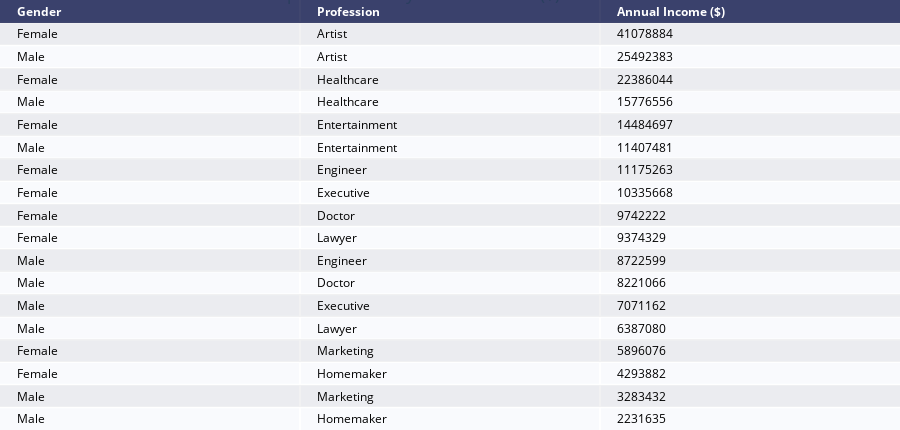
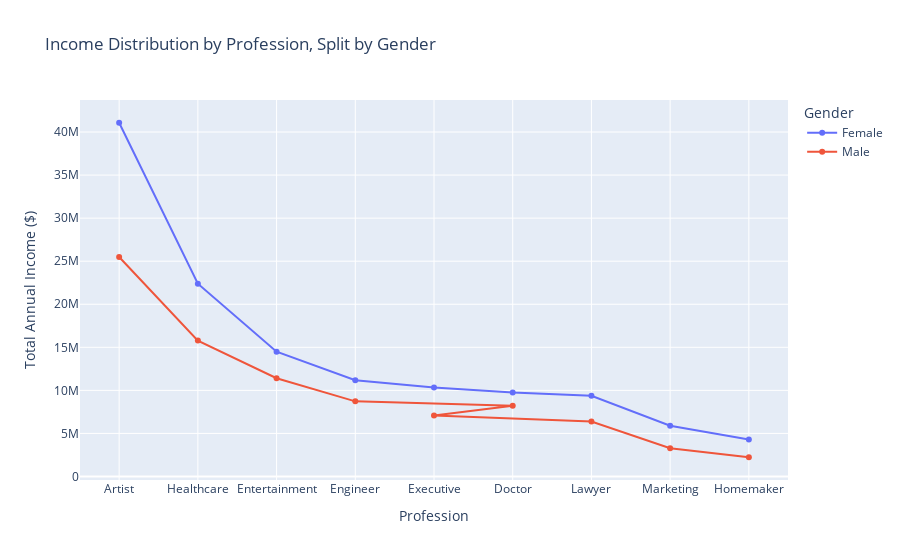

Notebook code cell kept with these figures, in order:
### Code cell
import plotly.graph_objects as go
import plotly.figure_factory as ff

Top = (
    df.groupby(["Gender", "Profession"])["Annual Income ($)"]
    .sum()
    .reset_index()
    .sort_values(by="Annual Income ($)", ascending=False)
)
fig = ff.create_table(Top, height_constant=20)
fig.update_layout(title_text="Top Professions by Annual Income ($)", title_x=0.3)
fig.show()


# ---  showing distribution of income based on gender- for some professions ---

# fig2 = go.Figure()
# fig2.add_trace(go.Scatter(x=Top['Gender','Profession'], y=Top['Annual Income ($)'], mode='lines', name='Income Distribution'))
# fig2.update_layout(title='Income Distribution by gender for Top Professions', xaxis_title='Gender', yaxis_title='Annual Income ($)')
# fig2.show()

# fig2 = go.Figure()
# fig2.add_trace(go.Scatter(x=Top['Gender','Profession'], y=Top['Annual Income ($)'], mode='lines', name='Income Distribution'))
# fig2.update_layout(title='Income Distribution by gender for Top Professions', xaxis_title='Gender', yaxis_title='Annual Income ($)')
# fig2.show()


fig = px.line(
    Top,
    x="Profession",  # X-axis will be professions
    y="Annual Income ($)",  # Y-axis will be income
    color="Gender",  # Separate lines by gender and color them
    title="Income Distribution by Profession, Split by Gender",
    labels={"Annual Income ($)": "Total Annual Income ($)", "Profession": "Profession"},
)

fig.update_traces(
    mode="lines+markers"
)  # Add markers to make individual professions clear
fig.update_layout(hovermode="x unified")  # For a cleaner hover experience

fig.show()

### Figure 1 — Plotly figure (JSON) as saved in the notebook; plotly's stock layout.template omitted (floating-point values rounded to 4 significant figures)
{"data": [{"colorscale": [[0, "#00083e"], [0.5, "#ededee"], [1, "#ffffff"]], "hoverinfo": "none", "opacity": 0.75, "showscale": false, "type": "heatmap", "z": [[0, 0, 0], [0.5, 0.5, 0.5], [1, 1, 1], [0.5, 0.5, 0.5], [1, 1, 1], [0.5, 0.5, 0.5], [1, 1, 1], [0.5, 0.5, 0.5], [1, 1, 1], [0.5, 0.5, 0.5], [1, 1, 1], [0.5, 0.5, 0.5], [1, 1, 1], [0.5, 0.5, 0.5], [1, 1, 1], [0.5, 0.5, 0.5], [1, 1, 1], [0.5, 0.5, 0.5], [1, 1, 1]]}], "layout": {"annotations": [{"align": "left", "font": {"color": "#ffffff"}, "showarrow": false, "text": "<b>Gender</b>", "x": -0.45, "xanchor": "left", "xref": "x", "y": 0, "yref": "y"}, {"align": "left", "font": {"color": "#ffffff"}, "showarrow": false, "text": "<b>Profession</b>", "x": 0.55, "xanchor": "left", "xref": "x", "y": 0, "yref": "y"}, {"align": "left", "font": {"color": "#ffffff"}, "showarrow": false, "text": "<b>Annual Income ($)</b>", "x": 1.55, "xanchor": "left", "xref": "x", "y": 0, "yref": "y"}, {"align": "left", "font": {"color": "#000000"}, "showarrow": false, "text": "Female", "x": -0.45, "xanchor": "left", "xref": "x", "y": 1, "yref": "y"}, {"align": "left", "font": {"color": "#000000"}, "showarrow": false, "text": "Artist", "x": 0.55, "xanchor": "left", "xref": "x", "y": 1, "yref": "y"}, {"align": "left", "font": {"color": "#000000"}, "showarrow": false, "text": "41078884", "x": 1.55, "xanchor": "left", "xref": "x", "y": 1, "yref": "y"}, {"align": "left", "font": {"color": "#000000"}, "showarrow": false, "text": "Male", "x": -0.45, "xanchor": "left", "xref": "x", "y": 2, "yref": "y"}, {"align": "left", "font": {"color": "#000000"}, "showarrow": false, "text": "Artist", "x": 0.55, "xanchor": "left", "xref": "x", "y": 2, "yref": "y"}, {"align": "left", "font": {"color": "#000000"}, "showarrow": false, "text": "25492383", "x": 1.55, "xanchor": "left", "xref": "x", "y": 2, "yref": "y"}, {"align": "left", "font": {"color": "#000000"}, "showarrow": false, "text": "Female", "x": -0.45, "xanchor": "left", "xref": "x", "y": 3, "yref": "y"}, {"align": "left", "font": {"color": "#000000"}, "showarrow": false, "text": "Healthcare", "x": 0.55, "xanchor": "left", "xref": "x", "y": 3, "yref": "y"}, {"align": "left", "font": {"color": "#000000"}, "showarrow": false, "text": "22386044", "x": 1.55, "xanchor": "left", "xref": "x", "y": 3, "yref": "y"}, {"align": "left", "font": {"color": "#000000"}, "showarrow": false, "text": "Male", "x": -0.45, "xanchor": "left", "xref": "x", "y": 4, "yref": "y"}, {"align": "left", "font": {"color": "#000000"}, "showarrow": false, "text": "Healthcare", "x": 0.55, "xanchor": "left", "xref": "x", "y": 4, "yref": "y"}, {"align": "left", "font": {"color": "#000000"}, "showarrow": false, "text": "15776556", "x": 1.55, "xanchor": "left", "xref": "x", "y": 4, "yref": "y"}, {"align": "left", "font": {"color": "#000000"}, "showarrow": false, "text": "Female", "x": -0.45, "xanchor": "left", "xref": "x", "y": 5, "yref": "y"}, {"align": "left", "font": {"color": "#000000"}, "showarrow": false, "text": "Entertainment", "x": 0.55, "xanchor": "left", "xref": "x", "y": 5, "yref": "y"}, {"align": "left", "font": {"color": "#000000"}, "showarrow": false, "text": "14484697", "x": 1.55, "xanchor": "left", "xref": "x", "y": 5, "yref": "y"}, {"align": "left", "font": {"color": "#000000"}, "showarrow": false, "text": "Male", "x": -0.45, "xanchor": "left", "xref": "x", "y": 6, "yref": "y"}, {"align": "left", "font": {"color": "#000000"}, "showarrow": false, "text": "Entertainment", "x": 0.55, "xanchor": "left", "xref": "x", "y": 6, "yref": "y"}, {"align": "left", "font": {"color": "#000000"}, "showarrow": false, "text": "11407481", "x": 1.55, "xanchor": "left", "xref": "x", "y": 6, "yref": "y"}, {"align": "left", "font": {"color": "#000000"}, "showarrow": false, "text": "Female", "x": -0.45, "xanchor": "left", "xref": "x", "y": 7, "yref": "y"}, {"align": "left", "font": {"color": "#000000"}, "showarrow": false, "text": "Engineer", "x": 0.55, "xanchor": "left", "xref": "x", "y": 7, "yref": "y"}, {"align": "left", "font": {"color": "#000000"}, "showarrow": false, "text": "11175263", "x": 1.55, "xanchor": "left", "xref": "x", "y": 7, "yref": "y"}, {"align": "left", "font": {"color": "#000000"}, "showarrow": false, "text": "Female", "x": -0.45, "xanchor": "left", "xref": "x", "y": 8, "yref": "y"}, {"align": "left", "font": {"color": "#000000"}, "showarrow": false, "text": "Executive", "x": 0.55, "xanchor": "left", "xref": "x", "y": 8, "yref": "y"}, {"align": "left", "font": {"color": "#000000"}, "showarrow": false, "text": "10335668", "x": 1.55, "xanchor": "left", "xref": "x", "y": 8, "yref": "y"}, {"align": "left", "font": {"color": "#000000"}, "showarrow": false, "text": "Female", "x": -0.45, "xanchor": "left", "xref": "x", "y": 9, "yref": "y"}, {"align": "left", "font": {"color": "#000000"}, "showarrow": false, "text": "Doctor", "x": 0.55, "xanchor": "left", "xref": "x", "y": 9, "yref": "y"}, {"align": "left", "font": {"color": "#000000"}, "showarrow": false, "text": "9742222", "x": 1.55, "xanchor": "left", "xref": "x", "y": 9, "yref": "y"}, {"align": "left", "font": {"color": "#000000"}, "showarrow": false, "text": "Female", "x": -0.45, "xanchor": "left", "xref": "x", "y": 10, "yref": "y"}, {"align": "left", "font": {"color": "#000000"}, "showarrow": false, "text": "Lawyer", "x": 0.55, "xanchor": "left", "xref": "x", "y": 10, "yref": "y"}, {"align": "left", "font": {"color": "#000000"}, "showarrow": false, "text": "9374329", "x": 1.55, "xanchor": "left", "xref": "x", "y": 10, "yref": "y"}, {"align": "left", "font": {"color": "#000000"}, "showarrow": false, "text": "Male", "x": -0.45, "xanchor": "left", "xref": "x", "y": 11, "yref": "y"}, {"align": "left", "font": {"color": "#000000"}, "showarrow": false, "text": "Engineer", "x": 0.55, "xanchor": "left", "xref": "x", "y": 11, "yref": "y"}, {"align": "left", "font": {"color": "#000000"}, "showarrow": false, "text": "8722599", "x": 1.55, "xanchor": "left", "xref": "x", "y": 11, "yref": "y"}, {"align": "left", "font": {"color": "#000000"}, "showarrow": false, "text": "Male", "x": -0.45, "xanchor": "left", "xref": "x", "y": 12, "yref": "y"}, {"align": "left", "font": {"color": "#000000"}, "showarrow": false, "text": "Doctor", "x": 0.55, "xanchor": "left", "xref": "x", "y": 12, "yref": "y"}, {"align": "left", "font": {"color": "#000000"}, "showarrow": false, "text": "8221066", "x": 1.55, "xanchor": "left", "xref": "x", "y": 12, "yref": "y"}, {"align": "left", "font": {"color": "#000000"}, "showarrow": false, "text": "Male", "x": -0.45, "xanchor": "left", "xref": "x", "y": 13, "yref": "y"}, {"align": "left", "font": {"color": "#000000"}, "showarrow": false, "text": "Executive", "x": 0.55, "xanchor": "left", "xref": "x", "y": 13, "yref": "y"}, {"align": "left", "font": {"color": "#000000"}, "showarrow": false, "text": "7071162", "x": 1.55, "xanchor": "left", "xref": "x", "y": 13, "yref": "y"}, {"align": "left", "font": {"color": "#000000"}, "showarrow": false, "text": "Male", "x": -0.45, "xanchor": "left", "xref": "x", "y": 14, "yref": "y"}, {"align": "left", "font": {"color": "#000000"}, "showarrow": false, "text": "Lawyer", "x": 0.55, "xanchor": "left", "xref": "x", "y": 14, "yref": "y"}, {"align": "left", "font": {"color": "#000000"}, "showarrow": false, "text": "6387080", "x": 1.55, "xanchor": "left", "xref": "x", "y": 14, "yref": "y"}, {"align": "left", "font": {"color": "#000000"}, "showarrow": false, "text": "Female", "x": -0.45, "xanchor": "left", "xref": "x", "y": 15, "yref": "y"}, {"align": "left", "font": {"color": "#000000"}, "showarrow": false, "text": "Marketing", "x": 0.55, "xanchor": "left", "xref": "x", "y": 15, "yref": "y"}, {"align": "left", "font": {"color": "#000000"}, "showarrow": false, "text": "5896076", "x": 1.55, "xanchor": "left", "xref": "x", "y": 15, "yref": "y"}, {"align": "left", "font": {"color": "#000000"}, "showarrow": false, "text": "Female", "x": -0.45, "xanchor": "left", "xref": "x", "y": 16, "yref": "y"}, {"align": "left", "font": {"color": "#000000"}, "showarrow": false, "text": "Homemaker", "x": 0.55, "xanchor": "left", "xref": "x", "y": 16, "yref": "y"}, {"align": "left", "font": {"color": "#000000"}, "showarrow": false, "text": "4293882", "x": 1.55, "xanchor": "left", "xref": "x", "y": 16, "yref": "y"}, {"align": "left", "font": {"color": "#000000"}, "showarrow": false, "text": "Male", "x": -0.45, "xanchor": "left", "xref": "x", "y": 17, "yref": "y"}, {"align": "left", "font": {"color": "#000000"}, "showarrow": false, "text": "Marketing", "x": 0.55, "xanchor": "left", "xref": "x", "y": 17, "yref": "y"}, {"align": "left", "font": {"color": "#000000"}, "showarrow": false, "text": "3283432", "x": 1.55, "xanchor": "left", "xref": "x", "y": 17, "yref": "y"}, {"align": "left", "font": {"color": "#000000"}, "showarrow": false, "text": "Male", "x": -0.45, "xanchor": "left", "xref": "x", "y": 18, "yref": "y"}, {"align": "left", "font": {"color": "#000000"}, "showarrow": false, "text": "Homemaker", "x": 0.55, "xanchor": "left", "xref": "x", "y": 18, "yref": "y"}, {"align": "left", "font": {"color": "#000000"}, "showarrow": false, "text": "2231635", "x": 1.55, "xanchor": "left", "xref": "x", "y": 18, "yref": "y"}], "height": 430, "margin": {"b": 0, "l": 0, "r": 0, "t": 0}, "title": {"text": "Top Professions by Annual Income ($)", "x": 0.3}, "xaxis": {"dtick": 1, "gridwidth": 2, "showticklabels": false, "tick0": -0.5, "ticks": "", "zeroline": false}, "yaxis": {"autorange": "reversed", "dtick": 1, "gridwidth": 2, "showticklabels": false, "tick0": 0.5, "ticks": "", "zeroline": false}}}

### Figure 2 — Plotly figure (JSON) as saved in the notebook; plotly's stock layout.template omitted (floating-point values rounded to 4 significant figures)
{"data": [{"hovertemplate": "Gender=Female<br>Profession=%{x}<br>Total Annual Income ($)=%{y}<extra></extra>", "legendgroup": "Female", "line": {"color": "#636efa", "dash": "solid"}, "marker": {"symbol": "circle"}, "mode": "lines+markers", "name": "Female", "orientation": "v", "showlegend": true, "type": "scatter", "x": ["Artist", "Healthcare", "Entertainment", "Engineer", "Executive", "Doctor", "Lawyer", "Marketing", "Homemaker"], "xaxis": "x", "y": [41078884, 22386044, 14484697, 11175263, 10335668, 9742222, 9374329, 5896076, 4293882], "yaxis": "y"}, {"hovertemplate": "Gender=Male<br>Profession=%{x}<br>Total Annual Income ($)=%{y}<extra></extra>", "legendgroup": "Male", "line": {"color": "#EF553B", "dash": "solid"}, "marker": {"symbol": "circle"}, "mode": "lines+markers", "name": "Male", "orientation": "v", "showlegend": true, "type": "scatter", "x": ["Artist", "Healthcare", "Entertainment", "Engineer", "Doctor", "Executive", "Lawyer", "Marketing", "Homemaker"], "xaxis": "x", "y": [25492383, 15776556, 11407481, 8722599, 8221066, 7071162, 6387080, 3283432, 2231635], "yaxis": "y"}], "layout": {"hovermode": "x unified", "legend": {"title": {"text": "Gender"}, "tracegroupgap": 0}, "title": {"text": "Income Distribution by Profession, Split by Gender"}, "xaxis": {"anchor": "y", "domain": [0, 1], "title": {"text": "Profession"}}, "yaxis": {"anchor": "x", "domain": [0, 1], "title": {"text": "Total Annual Income ($)"}}}}
